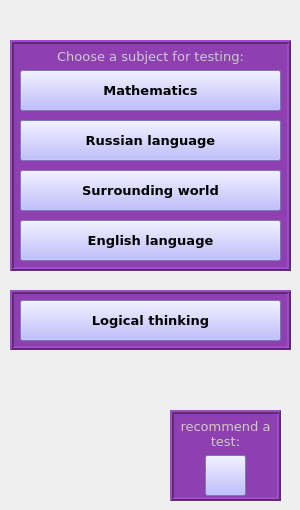
    <widget class="QWidget" name="class2TestPage">
     <widget class="QLabel" name="chooseLbl2">
      <property name="geometry">
       <rect>
        <x>10</x>
        <y>40</y>
        <width>281</width>
        <height>231</height>
       </rect>
      </property>
      <property name="font">
       <font>
        <family>Verdana</family>
        <pointsize>10</pointsize>
        <weight>50</weight>
        <bold>false</bold>
        <stylestrategy>PreferAntialias</stylestrategy>
        <kerning>true</kerning>
       </font>
      </property>
      <property name="autoFillBackground">
       <bool>false</bool>
      </property>
      <property name="styleSheet">
       <string notr="true">background-color: rgb(142, 64, 177);
color: rgb(204, 204, 204);</string>
      </property>
      <property name="frameShape">
       <enum>QFrame::Box</enum>
      </property>
      <property name="frameShadow">
       <enum>QFrame::Raised</enum>
      </property>
      <property name="lineWidth">
       <number>2</number>
      </property>
      <property name="text">
       <string>Choose a subject for testing:</string>
      </property>
      <property name="alignment">
       <set>Qt::AlignHCenter|Qt::AlignTop</set>
      </property>
     </widget>
     <widget class="QPushButton" name="rlBtn2">
      <property name="geometry">
       <rect>
        <x>20</x>
        <y>120</y>
        <width>261</width>
        <height>41</height>
       </rect>
      </property>
      <property name="font">
       <font>
        <family>Verdana</family>
        <pointsize>10</pointsize>
        <weight>75</weight>
        <bold>true</bold>
       </font>
      </property>
      <property name="autoFillBackground">
       <bool>false</bool>
      </property>
      <property name="styleSheet">
       <string notr="true">background-color: rgb(170, 170, 255);</string>
      </property>
      <property name="text">
       <string>Russian language</string>
      </property>
      <property name="autoDefault">
       <bool>false</bool>
      </property>
      <property name="default">
       <bool>false</bool>
      </property>
      <property name="flat">
       <bool>false</bool>
      </property>
     </widget>
     <widget class="QLabel" name="lthLbl2">
      <property name="geometry">
       <rect>
        <x>10</x>
        <y>290</y>
        <width>281</width>
        <height>60</height>
       </rect>
      </property>
      <property name="font">
       <font>
        <family>Verdana</family>
        <pointsize>10</pointsize>
        <weight>50</weight>
        <bold>false</bold>
        <stylestrategy>PreferAntialias</stylestrategy>
        <kerning>true</kerning>
       </font>
      </property>
      <property name="autoFillBackground">
       <bool>false</bool>
      </property>
      <property name="styleSheet">
       <string notr="true">background-color: rgb(142, 64, 177);
color: rgb(204, 204, 204);</string>
      </property>
      <property name="frameShape">
       <enum>QFrame::Box</enum>
      </property>
      <property name="frameShadow">
       <enum>QFrame::Raised</enum>
      </property>
      <property name="lineWidth">
       <number>2</number>
      </property>
      <property name="text">
       <string/>
      </property>
      <property name="alignment">
       <set>Qt::AlignHCenter|Qt::AlignTop</set>
      </property>
     </widget>
     <widget class="QPushButton" name="mathBtn2">
      <property name="geometry">
       <rect>
        <x>20</x>
        <y>70</y>
        <width>261</width>
        <height>41</height>
       </rect>
      </property>
      <property name="font">
       <font>
        <family>Verdana</family>
        <pointsize>10</pointsize>
        <weight>75</weight>
        <bold>true</bold>
       </font>
      </property>
      <property name="autoFillBackground">
       <bool>false</bool>
      </property>
      <property name="styleSheet">
       <string notr="true">background-color: rgb(170, 170, 255);</string>
      </property>
      <property name="text">
       <string>Mathematics</string>
      </property>
      <property name="autoDefault">
       <bool>false</bool>
      </property>
      <property name="default">
       <bool>false</bool>
      </property>
      <property name="flat">
       <bool>false</bool>
      </property>
     </widget>
     <widget class="QPushButton" name="swBtn2">
      <property name="geometry">
       <rect>
        <x>20</x>
        <y>170</y>
        <width>261</width>
        <height>41</height>
       </rect>
      </property>
      <property name="font">
       <font>
        <family>Verdana</family>
        <pointsize>10</pointsize>
        <weight>75</weight>
        <bold>true</bold>
       </font>
      </property>
      <property name="autoFillBackground">
       <bool>false</bool>
      </property>
      <property name="styleSheet">
       <string notr="true">background-color: rgb(170, 170, 255);</string>
      </property>
      <property name="text">
       <string>Surrounding world</string>
      </property>
      <property name="autoDefault">
       <bool>false</bool>
      </property>
      <property name="default">
       <bool>false</bool>
      </property>
      <property name="flat">
       <bool>false</bool>
      </property>
     </widget>
     <widget class="QPushButton" name="lthBtn2">
      <property name="geometry">
       <rect>
        <x>20</x>
        <y>300</y>
        <width>261</width>
        <height>41</height>
       </rect>
      </property>
      <property name="font">
       <font>
        <family>Verdana</family>
        <pointsize>10</pointsize>
        <weight>75</weight>
        <bold>true</bold>
       </font>
      </property>
      <property name="autoFillBackground">
       <bool>false</bool>
      </property>
      <property name="styleSheet">
       <string notr="true">background-color: rgb(170, 170, 255);</string>
      </property>
      <property name="text">
       <string>Logical thinking</string>
      </property>
      <property name="autoDefault">
       <bool>false</bool>
      </property>
      <property name="default">
       <bool>false</bool>
      </property>
      <property name="flat">
       <bool>false</bool>
      </property>
     </widget>
     <widget class="QPushButton" name="enBtn2">
      <property name="geometry">
       <rect>
        <x>20</x>
        <y>220</y>
        <width>261</width>
        <height>41</height>
       </rect>
      </property>
      <property name="font">
       <font>
        <family>Verdana</family>
        <pointsize>10</pointsize>
        <weight>75</weight>
        <bold>true</bold>
       </font>
      </property>
      <property name="autoFillBackground">
       <bool>false</bool>
      </property>
      <property name="styleSheet">
       <string notr="true">background-color: rgb(170, 170, 255);</string>
      </property>
      <property name="text">
       <string>English language</string>
      </property>
      <property name="autoDefault">
       <bool>false</bool>
      </property>
      <property name="default">
       <bool>false</bool>
      </property>
      <property name="flat">
       <bool>false</bool>
      </property>
     </widget>
     <widget class="QLabel" name="choodeLbl1_4">
      <property name="geometry">
       <rect>
        <x>170</x>
        <y>410</y>
        <width>111</width>
        <height>91</height>
       </rect>
      </property>
      <property name="font">
       <font>
        <family>Verdana</family>
        <pointsize>10</pointsize>
        <weight>50</weight>
        <bold>false</bold>
        <stylestrategy>PreferAntialias</stylestrategy>
        <kerning>true</kerning>
       </font>
      </property>
      <property name="autoFillBackground">
       <bool>false</bool>
      </property>
      <property name="styleSheet">
       <string notr="true">background-color: rgb(142, 64, 177);
color: rgb(204, 204, 204);</string>
      </property>
      <property name="frameShape">
       <enum>QFrame::Box</enum>
      </property>
      <property name="frameShadow">
       <enum>QFrame::Raised</enum>
      </property>
      <property name="lineWidth">
       <number>2</number>
      </property>
      <property name="text">
       <string>recommend a test:</string>
      </property>
      <property name="alignment">
       <set>Qt::AlignHCenter|Qt::AlignTop</set>
      </property>
      <property name="wordWrap">
       <bool>true</bool>
      </property>
     </widget>
     <widget class="QPushButton" name="recBtn2">
      <property name="geometry">
       <rect>
        <x>205</x>
        <y>455</y>
        <width>41</width>
        <height>41</height>
       </rect>
      </property>
      <property name="font">
       <font>
        <family>Verdana</family>
        <pointsize>10</pointsize>
        <weight>75</weight>
        <bold>true</bold>
       </font>
      </property>
      <property name="layoutDirection">
       <enum>Qt::LeftToRight</enum>
      </property>
      <property name="autoFillBackground">
       <bool>false</bool>
      </property>
      <property name="styleSheet">
       <string notr="true">background-color: rgb(170, 170, 255);</string>
      </property>
      <property name="text">
       <string/>
      </property>
      <property name="icon">
       <iconset>
        <normaloff>F:/van/finger.png</normaloff>F:/van/finger.png</iconset>
      </property>
      <property name="iconSize">
       <size>
        <width>50</width>
        <height>50</height>
       </size>
      </property>
      <property name="autoDefault">
       <bool>false</bool>
      </property>
      <property name="default">
       <bool>false</bool>
      </property>
      <property name="flat">
       <bool>false</bool>
      </property>
     </widget>
    </widget>
